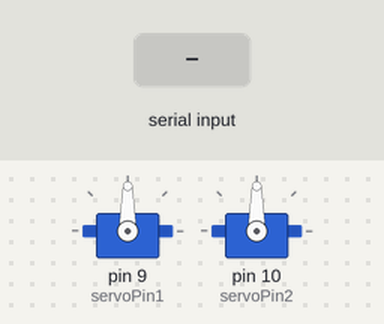
The sketch below on a simulated Arduino Uno, built with avr-gcc and run on an emulated ATmega328P. Shown: 2 × servo. The inputs (shaded band) are chosen by the test bench.

Above: at 1.2 s.
1.3 s: "90,45\n" received over Serial
At 1.9 s:
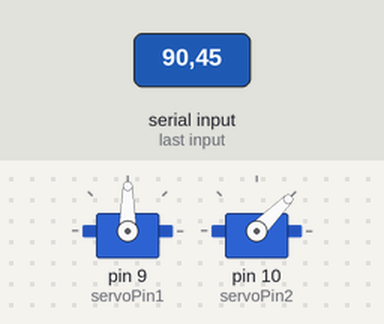
2.8 s: "30,150\n" received over Serial
At 3.1 s:
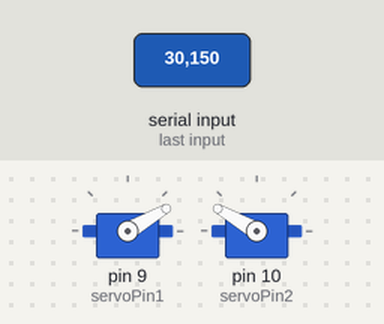
4.3 s: "5\n" received over Serial
At 5.2 s:
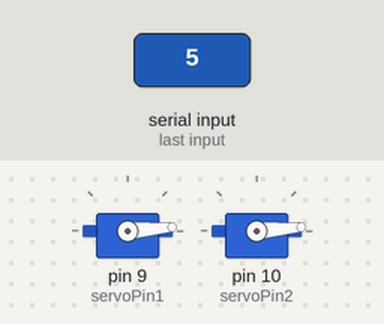
5.8 s: "200\n" received over Serial
At 6.4 s:
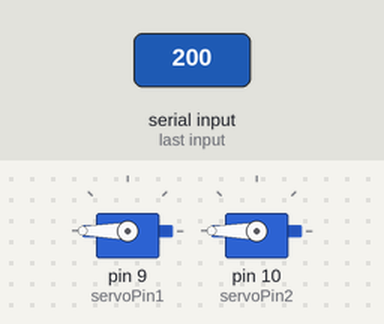
7.3 s: "1,90\n" received over Serial
At 7.6 s:
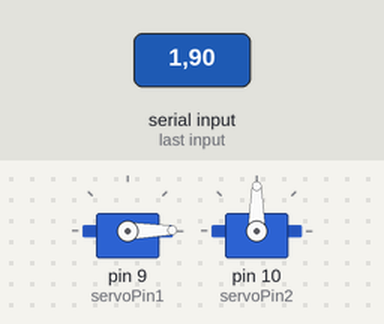
8.8 s: "90\n" received over Serial
At 9.9 s:
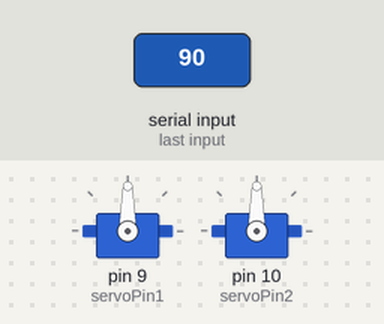
Timing chart, 0 to 11.3 s (numbered marks = the images above; inputs shaded):
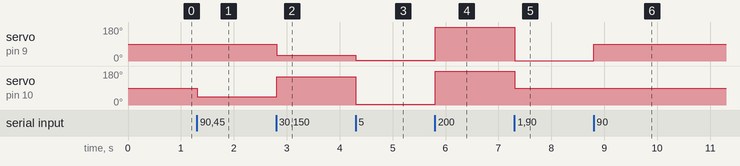

The sketch:

2servocontrol.ino
```cpp
#include <Servo.h>

Servo myServo1;  // First servo object
Servo myServo2;  // Second servo object

int servoPin1 = 9;   // Pin for the first servo
int servoPin2 = 10;  // Pin for the second servo

void setup() {
  Serial.begin(9600);

  myServo1.attach(servoPin1);  // Attach the first servo to pin 9
  myServo2.attach(servoPin2);  // Attach the second servo to pin 10
}

void loop() {
  if (Serial.available()) {
    String data = Serial.readStringUntil('\n');  // Read the incoming data

    // Split the incoming string data for both servos
    int commaIndex = data.indexOf(',');  // Find the comma separator between two angles
    String angle1Str = data.substring(0, commaIndex);  // First part before the comma
    String angle2Str = data.substring(commaIndex + 1);  // Second part after the comma

    int angle1 = angle1Str.toInt();  // Convert the first part to an integer (for servo 1)
    int angle2 = angle2Str.toInt();  // Convert the second part to an integer (for servo 2)

    // Move both servos to their respective angles
    myServo1.write(angle1);
    myServo2.write(angle2);

    delay(20);  // Wait for the servos to reach their positions
  }
}
```

Measured:
- after the input at 1.3 s, servo on pin 10 (servoPin2): 90° → 45° at once
- after the input at 2.8 s, servo on pin 9 (servoPin1): 90° → 30° at once; servo on pin 10 (servoPin2): 45° → 150° at once
- after the input at 4.3 s, servo on pin 9 (servoPin1): 30° → 5° at once; servo on pin 10 (servoPin2): 150° → 5° at once
- after the input at 5.8 s, servo on pin 9 (servoPin1), servo on pin 10 (servoPin2): 5° → 180° at once
- after the input at 7.3 s, servo on pin 9 (servoPin1): 180° → 1° at once; servo on pin 10 (servoPin2): 180° → 90° at once
- after the input at 8.8 s, servo on pin 9 (servoPin1): 1° → 90° at once
